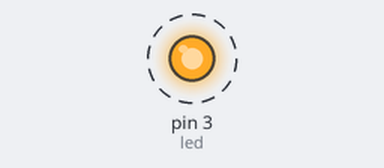
Bench run of a sketch on a simulated Arduino Uno, built with avr-gcc and run on an emulated ATmega328P. Shown: output pins drawn as LEDs (lit = HIGH). Dashed ring = blinking.

Above: at 0.5 s.
Timing chart, 0 to 4.6 s (numbered marks = the images above):
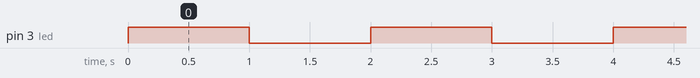

The sketch:

HelloLED.ino
```cpp
// No nos daran un premio de programacion por esto seguro

int led = 3;

void setup()
{
  pinMode( led , OUTPUT );

}

void loop()
{
  digitalWrite ( led , HIGH );
  delay(1000);
  digitalWrite ( led , LOW );
  delay(1000);
}
```

Measured:
- by itself, pin 3 (led): alternates HIGH for 1.0 s and LOW for 1.0 s
